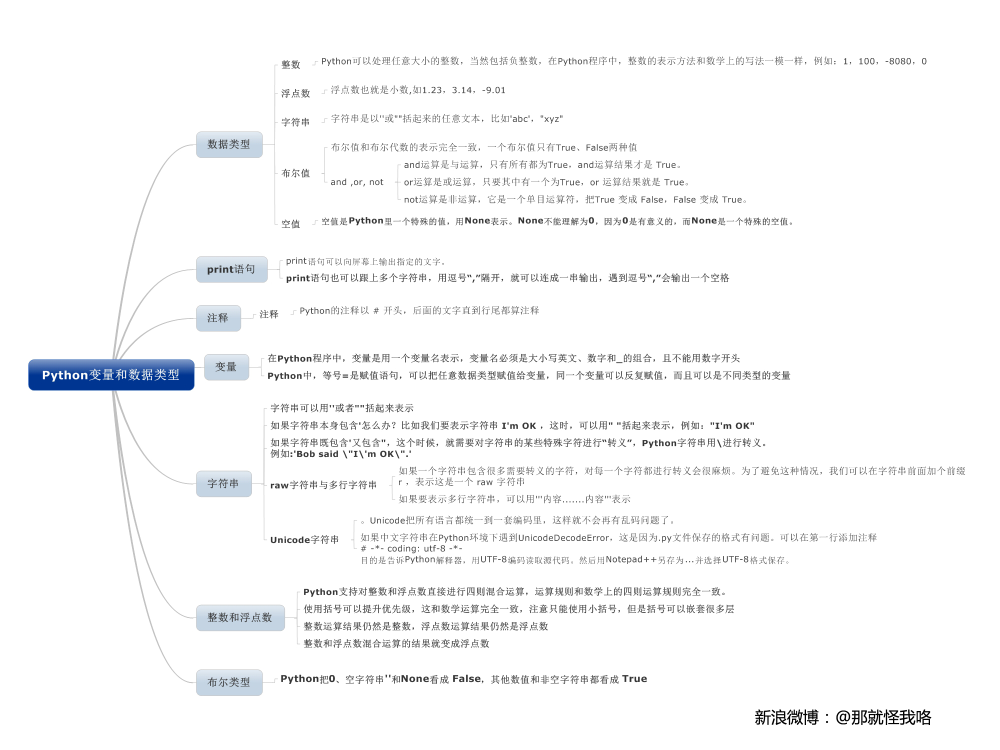
#> input picture 基础/1 - 数据类型.jpg, 2000 x 1500 px (shown at 1/2 size)
$ python ImgCompress.py   (older library calls are emulated)
#> lines starting #> are read from the running program, lines starting #| are printed output that depends on the picture
#> the answer given: 基础/1 - 数据类型.jpg
#!/usr/bin/env python
# -*- coding:utf-8 -*-

import os
from PIL import Image


def check_image_path(path):
#> called with path = '基础/1 - 数据类型.jpg'
	if os.path.isfile(path):
		simage = Image.open(path)
#> simage is the input picture: PIL image 2000x1500 RGB; mean R, G, B 247.5, 248, 248.7

		if simage:
			return simage
		else:
			return
	else:
		print(path + 'is a directory not image')
		return


def compress_image(simage, width, path):
	aimImg = simage.resize((width,width),Image.ANTIALIAS)
	name = 'icon-' + str(width) + '.png'
	path = path + '/' + name
	aimImg.save(path,'png')


def deal_cut(simage):
	path = new_file_path(savePath)
	os.mkdir(path)

	print(path)

	#目标尺寸数组
	arr = [20,29,40,41,42,58,60,80,120,180,512]
	for x in arr:
		compress_image(simage,x,path)
#> this loop made 11 passes
#> pass 1, in compress_image, `aimImg = simage.resize((width,width),Image.ANTIALIAS)`:
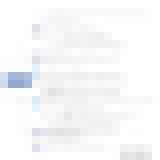
#> aimImg: PIL image 20x20 RGB (shown 8 times larger); mean R, G, B 246.9, 247.5, 248.3
#> pass 2, in compress_image (call 2), `aimImg = simage.resize((width,width),Image.ANTIALIAS)`:
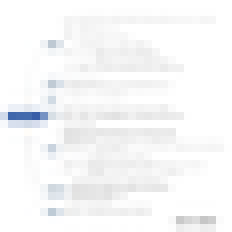
#> aimImg: PIL image 29x29 RGB (shown 8 times larger); mean R, G, B 247.2, 247.7, 248.4
#> pass 3, in compress_image (call 3), `aimImg = simage.resize((width,width),Image.ANTIALIAS)`:
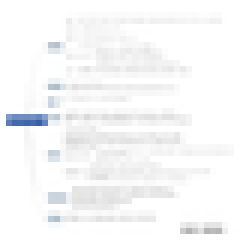
#> aimImg: PIL image 40x40 RGB (shown 6 times larger); mean R, G, B 247.1, 247.6, 248.3


#获取唯一的文件夹名
def new_file_path(path):
	i = 1
	aimPath = path

	while os.path.exists(aimPath):
		i = i + 1
		arr = os.path.splitext(path)	#分割文件路径和文件类型，arr[0]为路径+文件名，arr[1]为文件类型
		aimPath = arr[0] + '-' + str(i) + arr[1]

	return aimPath


imagePath = raw_input("输入文件路径：").rstrip()

#arr用于存储路径
arr = os.path.split(imagePath)
savePath = arr[0]
savePath = os.path.join(savePath,os.path.splitext(arr[1])[0])

img = check_image_path(imagePath)

if not img is None:
	deal_cut(img)

$ run again, on 基础/3 - Dict和Set.jpg
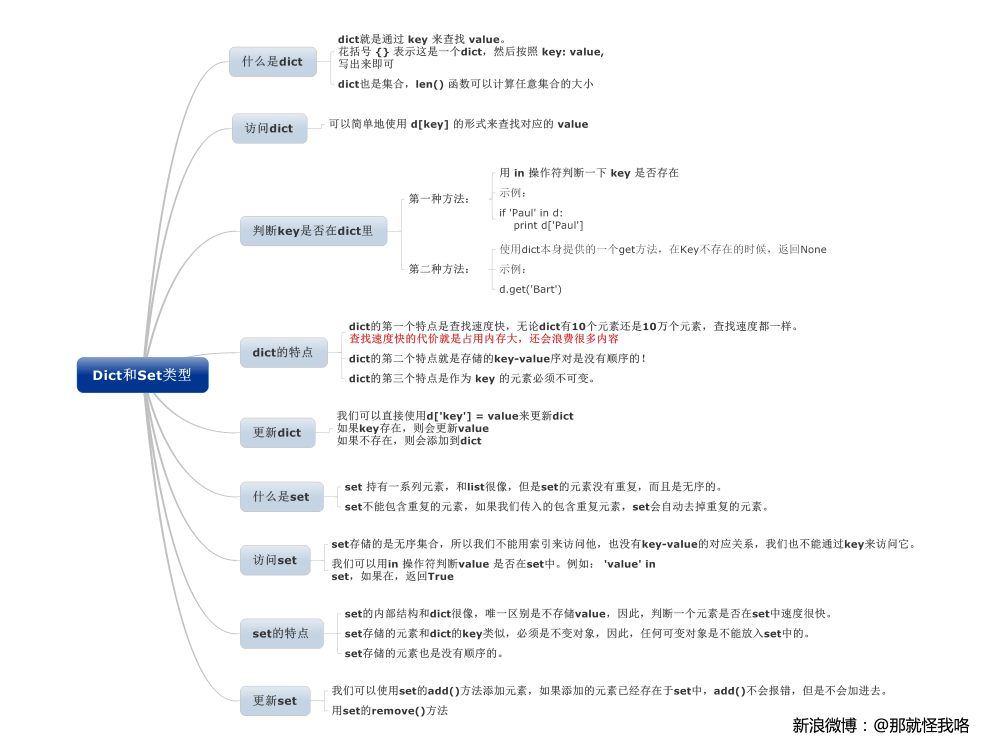
#> input picture 基础/3 - Dict和Set.jpg, 2000 x 1500 px (shown at 1/2 size)
#> in check_image_path, simage is the input picture: PIL image 2000x1500 RGB; mean R, G, B 246.5, 247, 247.8
#> the loop in deal_cut, `for x in arr:` made 11 passes
#> pass 1, in compress_image, `aimImg = simage.resize((width,width),Image.ANTIALIAS)`:
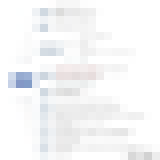
#> aimImg: PIL image 20x20 RGB (shown 8 times larger); mean R, G, B 246, 246.5, 247.5
#> pass 3, in compress_image (call 3), `aimImg = simage.resize((width,width),Image.ANTIALIAS)`:
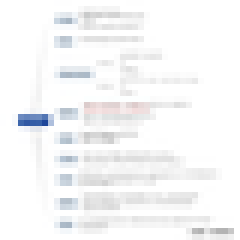
#> aimImg: PIL image 40x40 RGB (shown 6 times larger); mean R, G, B 246.1, 246.5, 247.4

$ run again, on 基础/4 - 循环语句.jpg
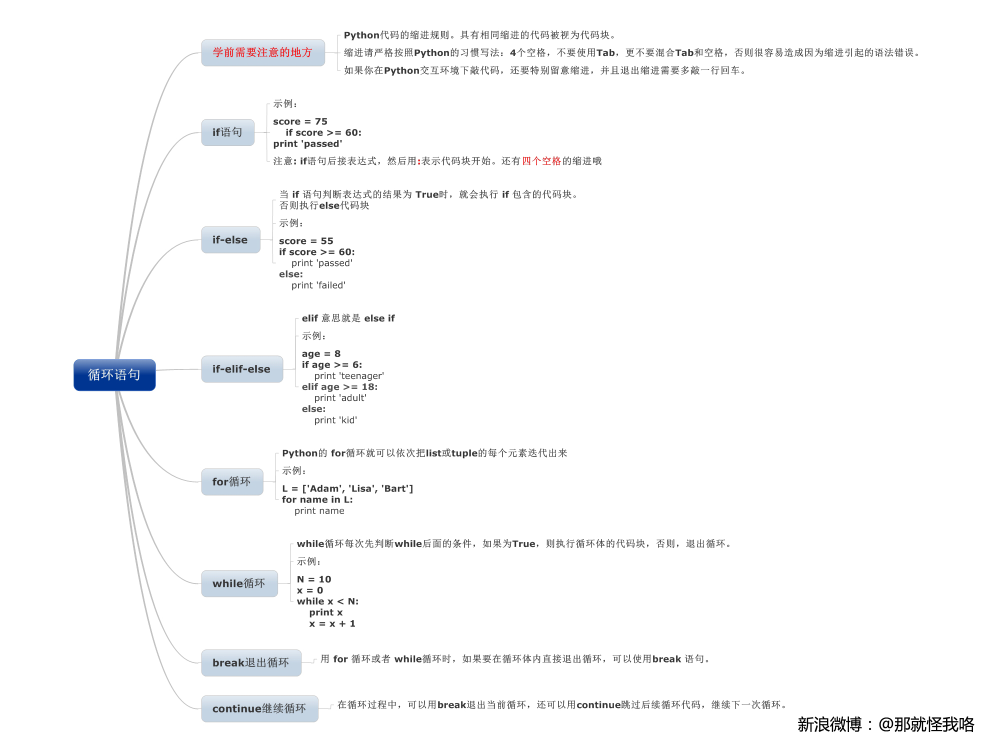
#> input picture 基础/4 - 循环语句.jpg, 2000 x 1500 px (shown at 1/2 size)
#> in check_image_path, simage is the input picture: PIL image 2000x1500 RGB; mean R, G, B 249.4, 249.7, 250.2
#> the loop in deal_cut, `for x in arr:` made 11 passes
#> pass 1, in compress_image, `aimImg = simage.resize((width,width),Image.ANTIALIAS)`:
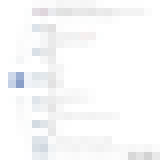
#> aimImg: PIL image 20x20 RGB (shown 8 times larger); mean R, G, B 248.8, 249.2, 249.8
#> pass 3, in compress_image (call 3), `aimImg = simage.resize((width,width),Image.ANTIALIAS)`:
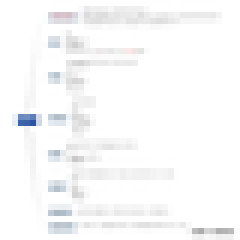
#> aimImg: PIL image 40x40 RGB (shown 6 times larger); mean R, G, B 248.9, 249.2, 249.8

$ run again, on 基础/5 - 切片.jpg
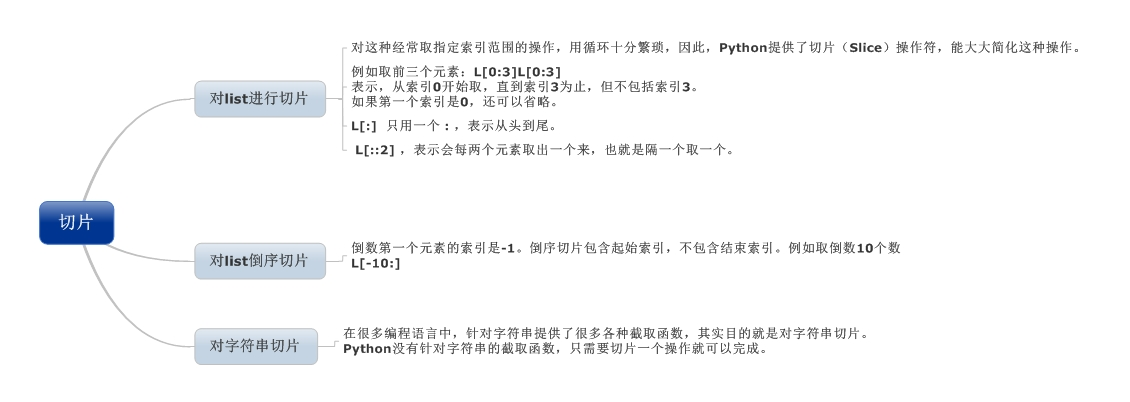
#> input picture 基础/5 - 切片.jpg, 1130 x 402 px
#> in check_image_path, simage is the input picture: PIL image 1130x402 RGB; mean R, G, B 247.1, 247.8, 248.7
#> the loop in deal_cut, `for x in arr:` made 11 passes
#> pass 1, in compress_image, `aimImg = simage.resize((width,width),Image.ANTIALIAS)`:
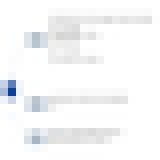
#> aimImg: PIL image 20x20 RGB (shown 8 times larger); mean R, G, B 246.6, 247.3, 248.3
#> pass 3, in compress_image (call 3), `aimImg = simage.resize((width,width),Image.ANTIALIAS)`:
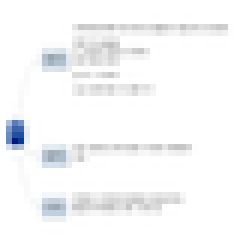
#> aimImg: PIL image 40x40 RGB (shown 6 times larger); mean R, G, B 246.8, 247.4, 248.4
